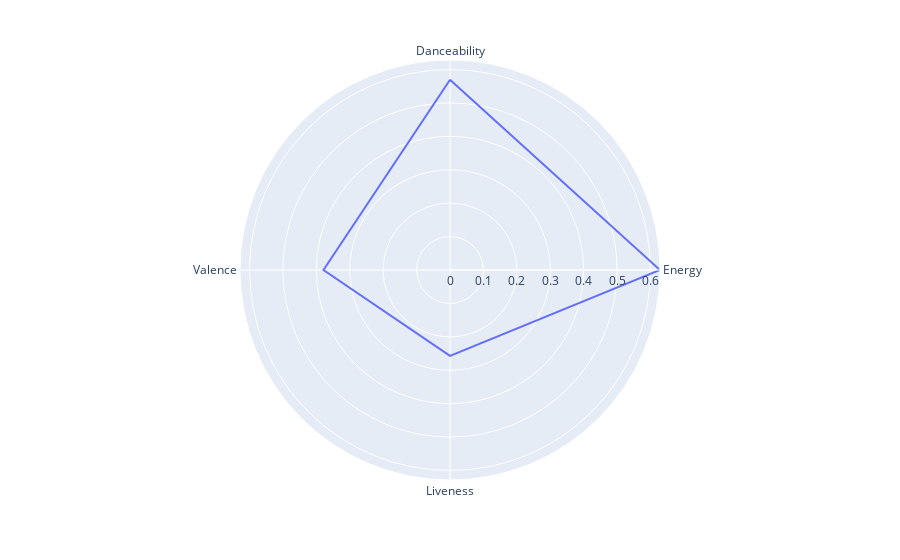

Write notebook code for a chart like this one.
### Markdown cell above
# How Alive is Your Playlist?

### Code cell
s = df[['Danceability', 'Energy', 'Liveness', 'Valence']].mean()
df1 = s.to_frame().reset_index() 
df1.rename(columns={'index': 'theta', 0: 'r'}, inplace = True)

fig = px.line_polar(df1, r='r', theta='theta', line_close=True)
fig.show()

### Figure 1 — Plotly figure (JSON) as saved in the notebook; plotly's stock layout.template omitted (floating-point values rounded to 4 significant figures)
{"data": [{"hovertemplate": "r=%{r}<br>theta=%{theta}<extra></extra>", "legendgroup": "", "line": {"color": "#636efa", "dash": "solid"}, "marker": {"symbol": "circle"}, "mode": "lines", "name": "", "r": [0.5692, 0.6284, 0.2569, 0.3786, 0.5692], "showlegend": false, "subplot": "polar", "theta": ["Danceability", "Energy", "Liveness", "Valence", "Danceability"], "type": "scatterpolar"}], "layout": {"legend": {"tracegroupgap": 0}, "margin": {"t": 60}, "polar": {"angularaxis": {"direction": "clockwise", "rotation": 90}, "domain": {"x": [0, 1], "y": [0, 1]}}}}
